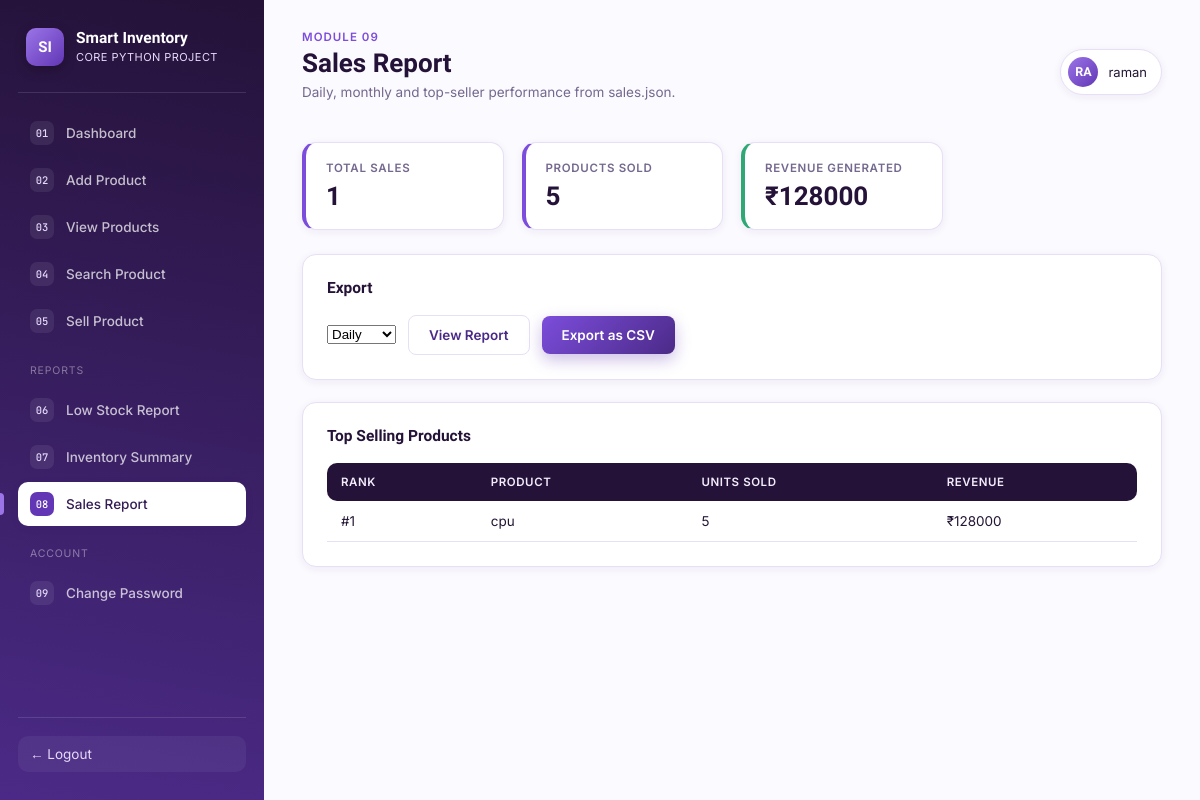
/reports/sales/ (signed in), run on an earlier commit of the app's database.
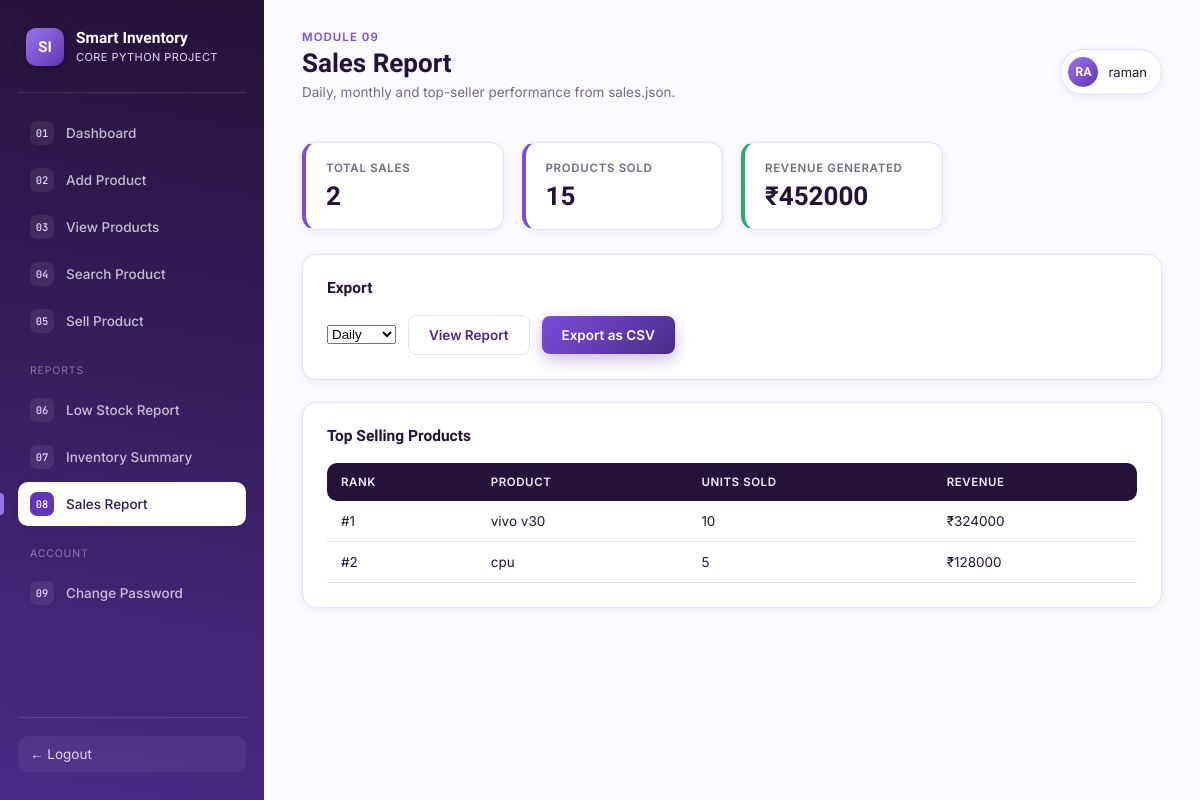
And on a later commit of the database.
### inventory/models.py (models this page shows, shortened)
class Product(models.Model):
    GST_CHOICES = [
        (0, "0%"),
        (5, "5%"),
        (12, "12%"),
        (18, "18%"),
        (28, "28%"),
    ]
    product_id = models.CharField(max_length=20, unique=True)
    name = models.CharField(max_length=120)
    category = models.CharField(max_length=80)
    brand = models.CharField(max_length=80, blank=True)
    purchase_price = models.DecimalField(max_digits=10, decimal_places=2)
    selling_price = models.DecimalField(max_digits=10, decimal_places=2)
    quantity = models.PositiveIntegerField(default=0)
    gst_slab = models.PositiveSmallIntegerField(choices=GST_CHOICES, default=18)
    low_stock_threshold = models.PositiveIntegerField(default=5)
    created_at = models.DateTimeField(auto_now_add=True)
    updated_at = models.DateTimeField(auto_now=True)
    class Meta:
        ordering = ["product_id"]

### inventory/views.py (the view)
# urls.py: path('reports/sales/', views.sales_report, name='sales_report'),
@login_required
def sales_report(request):
    sales = Sale.objects.all()
    top_products = (
        Sale.objects.values("product__name")
        .annotate(units_sold=Sum("quantity"), revenue=Sum("grand_total"))
        .order_by("-units_sold")[:10]
    )
    context = {
        "total_sales": sales.count(),
        "products_sold": sales.aggregate(total=Sum("quantity"))["total"] or 0,
        "revenue_generated": sales.aggregate(total=Sum("grand_total"))["total"] or 0,
        "range": request.GET.get("range", "daily"),
        "top_products": [
            {"name": row["product__name"], "units_sold": row["units_sold"], "revenue": row["revenue"]}
            for row in top_products
        ],
    }
    return render(request, "sales_report.html", context)

### inventory/templates/sales_report.html (shortened to what this page needs)
{% extends "base.html" %}
{% block eyebrow %}<p class="page-eyebrow">Module 09</p>{% endblock %}
{% block page_title %}Sales Report{% endblock %}
{% block page_subtitle %}<p class="page-subtitle">Daily, monthly and top-seller performance from sales.json.</p>{% endblock %}
{% block content %}
  <div class="stat-grid">
    <div class="stat-card">
      <div class="stat-label">Total Sales</div>
      <div class="stat-number">{{ total_sales|default:"0" }}</div>
    </div>
    <div class="stat-card">
      <div class="stat-label">Products Sold</div>
      <div class="stat-number">{{ products_sold|default:"0" }}</div>
    </div>
    <div class="stat-card good">
      <div class="stat-label">Revenue Generated</div>
      <div class="stat-number">₹{{ revenue_generated|default:"0" }}</div>
    </div>
  </div>
  <div class="card">
    <div class="card-header">
      <h3>Export</h3>
    </div>
    <form method="get" action="{% url 'sales_report' %}" style="display:flex; gap:12px; align-items:center; flex-wrap:wrap;">
      <select name="range">
        <option value="daily" {% if range == "daily" %}selected{% endif %}>Daily</option>
      </select>
      <button type="submit" class="btn btn-secondary">View Report</button>
      <a href="{% url 'export_sales_csv' %}" class="btn btn-primary">Export as CSV</a>
    </form>
  </div>
  <div class="card">
    <div class="card-header">
      <h3>Top Selling Products</h3>
    </div>
    <div class="table-wrap">
      <table class="data-table">
        <thead><tr><th>Rank</th><th>Product</th><th>Units Sold</th><th>Revenue</th></tr></thead>
        <tbody>
          {% for item in top_products %}
          <tr>
            <td>#{{ forloop.counter }}</td>
            <td>{{ item.name }}</td>
            <td>{{ item.units_sold }}</td>
            <td>₹{{ item.revenue }}</td>
          </tr>
          {% empty %}
          <tr><td colspan="4" class="text-muted" style="text-align:center; padding:24px;">No sales recorded yet.</td></tr>
          {% endfor %}
        </tbody>
      </table>
    </div>
  </div>
{% endblock %}

What changed in the data, as far as the page shows it:
added Product: name "vivo v30", units_sold "10", revenue "324000"
Also different on the page:
{{ total_sales|default:"0" }}: "1" → "2"
{{ products_sold|default:"0" }}: "5" → "15"
{{ revenue_generated|default:"0" }}: "128000" → "452000"
